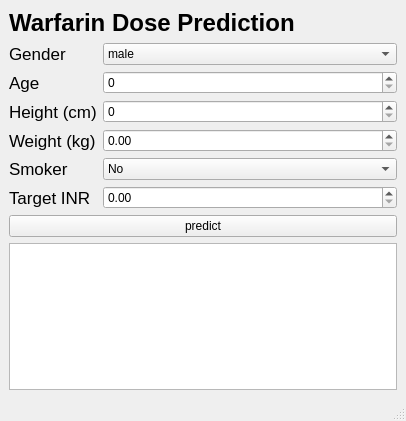
<?xml version="1.0" encoding="UTF-8"?>
<ui version="4.0">
 <class>MainWindow</class>
 <widget class="QMainWindow" name="MainWindow">
  <property name="geometry">
   <rect>
    <x>0</x>
    <y>0</y>
    <width>406</width>
    <height>421</height>
   </rect>
  </property>
  <property name="windowTitle">
   <string>MainWindow</string>
  </property>
  <widget class="QWidget" name="centralwidget">
   <layout class="QFormLayout" name="formLayout">
    <item row="0" column="0" colspan="2">
     <widget class="QLabel" name="label">
      <property name="font">
       <font>
        <pointsize>18</pointsize>
        <weight>75</weight>
        <bold>true</bold>
       </font>
      </property>
      <property name="text">
       <string>Warfarin Dose Prediction</string>
      </property>
     </widget>
    </item>
    <item row="1" column="0">
     <widget class="QLabel" name="label_2">
      <property name="font">
       <font>
        <pointsize>13</pointsize>
       </font>
      </property>
      <property name="text">
       <string>Gender</string>
      </property>
     </widget>
    </item>
    <item row="1" column="1">
     <widget class="QComboBox" name="gender">
      <item>
       <property name="text">
        <string>male</string>
       </property>
      </item>
      <item>
       <property name="text">
        <string>female</string>
       </property>
      </item>
     </widget>
    </item>
    <item row="2" column="0">
     <widget class="QLabel" name="label_3">
      <property name="font">
       <font>
        <pointsize>13</pointsize>
       </font>
      </property>
      <property name="text">
       <string>Age</string>
      </property>
     </widget>
    </item>
    <item row="2" column="1">
     <widget class="QSpinBox" name="age"/>
    </item>
    <item row="3" column="0">
     <widget class="QLabel" name="label_8">
      <property name="font">
       <font>
        <pointsize>13</pointsize>
       </font>
      </property>
      <property name="text">
       <string>Height (cm)</string>
      </property>
     </widget>
    </item>
    <item row="3" column="1">
     <widget class="QSpinBox" name="height">
      <property name="maximum">
       <number>300</number>
      </property>
     </widget>
    </item>
    <item row="4" column="0">
     <widget class="QLabel" name="label_4">
      <property name="font">
       <font>
        <pointsize>13</pointsize>
       </font>
      </property>
      <property name="text">
       <string>Weight (kg)</string>
      </property>
     </widget>
    </item>
    <item row="4" column="1">
     <widget class="QDoubleSpinBox" name="weight">
      <property name="maximum">
       <double>999.990000000000009</double>
      </property>
     </widget>
    </item>
    <item row="5" column="0">
     <widget class="QLabel" name="label_6">
      <property name="font">
       <font>
        <pointsize>13</pointsize>
       </font>
      </property>
      <property name="text">
       <string>Smoker</string>
      </property>
     </widget>
    </item>
    <item row="5" column="1">
     <widget class="QComboBox" name="smoker">
      <item>
       <property name="text">
        <string>No</string>
       </property>
      </item>
      <item>
       <property name="text">
        <string>Yes</string>
       </property>
      </item>
     </widget>
    </item>
    <item row="6" column="0">
     <widget class="QLabel" name="label_5">
      <property name="font">
       <font>
        <pointsize>13</pointsize>
       </font>
      </property>
      <property name="text">
       <string>Target INR</string>
      </property>
     </widget>
    </item>
    <item row="6" column="1">
     <widget class="QDoubleSpinBox" name="INR">
      <property name="singleStep">
       <double>0.500000000000000</double>
      </property>
     </widget>
    </item>
    <item row="8" column="0" colspan="2">
     <widget class="QPushButton" name="pushButton">
      <property name="text">
       <string>predict</string>
      </property>
     </widget>
    </item>
    <item row="9" column="0" colspan="2">
     <widget class="QTextBrowser" name="textBrowser"/>
    </item>
   </layout>
  </widget>
  <widget class="QMenuBar" name="menubar">
   <property name="geometry">
    <rect>
     <x>0</x>
     <y>0</y>
     <width>406</width>
     <height>26</height>
    </rect>
   </property>
  </widget>
  <widget class="QStatusBar" name="statusbar"/>
 </widget>
 <resources/>
 <connections/>
</ui>
